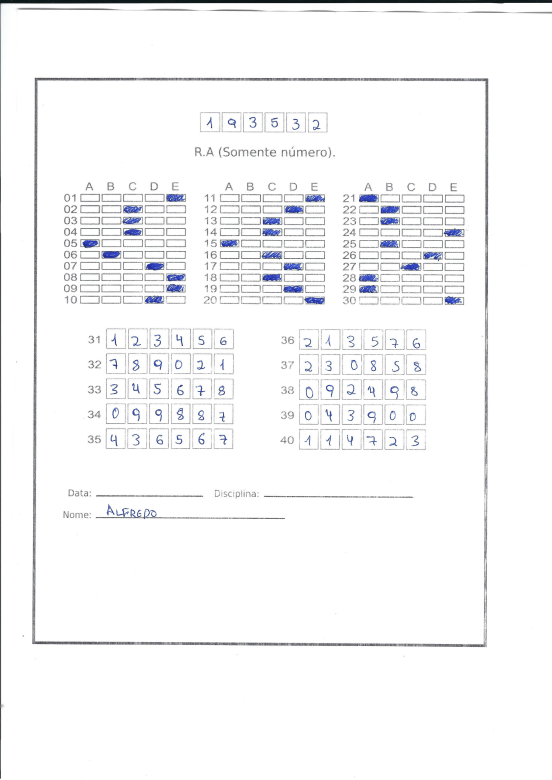
#> input picture NovaVersao/Teste.png, 1654 x 2339 px (shown at 1/3 size)
$ python -i ProcessImage.py   (imports and definitions only)
#> lines starting #> are read from the running program, lines starting #| are printed output that depends on the picture; after the words box and inside, x2 and y2 are one past the last pixel; in counts of white or black regions, pixels touching at a corner belong together
import cv2
import matplotlib.pyplot as plt


def findContours(image):

    img_gray = cv2.cvtColor(image, cv2.COLOR_RGB2GRAY)
    contours, hierarchy = cv2.findContours(~img_gray, cv2.RETR_TREE, cv2.CHAIN_APPROX_SIMPLE)
#> contours = 8750 contours, 8196 with area under 20; largest, box (x1, y1, x2, y2) and area: (95, 228, 1473, 1945) 2333920, (105, 243, 1455, 1933) 2251552, (1024, 650, 1414, 919) 79402, (613, 650, 982, 923) 76914, (192, 682, 561, 918) 64120
    return contours


def getBigRect(imageLoad):

    contours = findContours(imageLoad)
    templateRectangle = max(contours, key = cv2.contourArea)
#> templateRectangle = contour of 2819 points, box (x1, y1, x2, y2) (95, 228, 1473, 1945), area 2333920

    ## Stract the polygon points
    epsilonCurve = 0.01 * cv2.arcLength(templateRectangle, True)
#> epsilonCurve = 74.67
    polygonExternalPoints = cv2.approxPolyDP(templateRectangle, epsilonCurve, True)
#> polygonExternalPoints = [[1465, 234], [96, 235], [97, 1938], [1461, 1941]]

    x,y,w,h = cv2.boundingRect(polygonExternalPoints)
#> x = 96; y = 234; w = 1370; h = 1708
    bigRect = imageLoad[y:y+h, x:x+w]
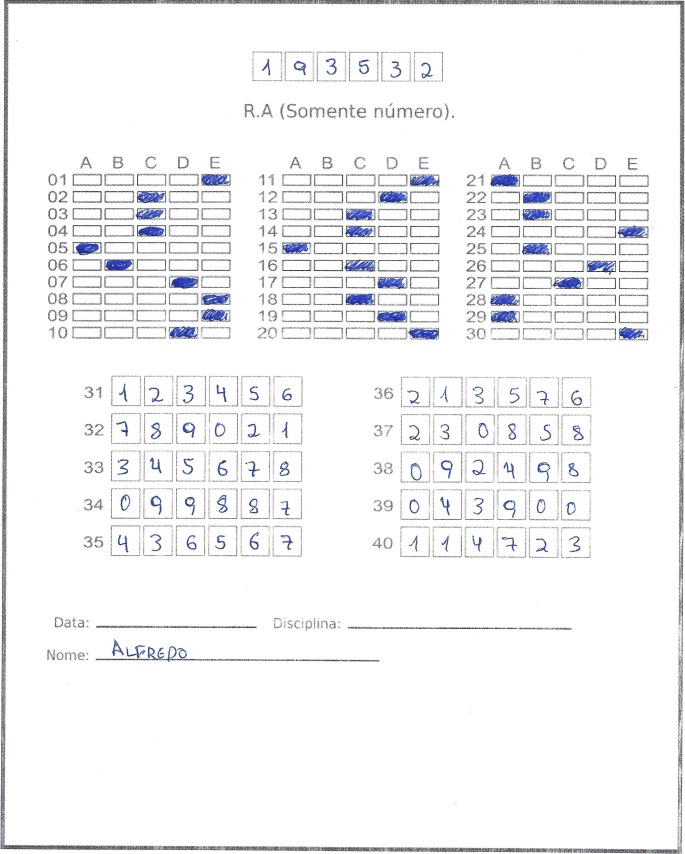
#> bigRect: shape (1708, 1370, 3) (shown at 1/2 size); mean R, G, B 243.2, 243.6, 245
    bigRect = cv2.resize(bigRect, (800, 1000))
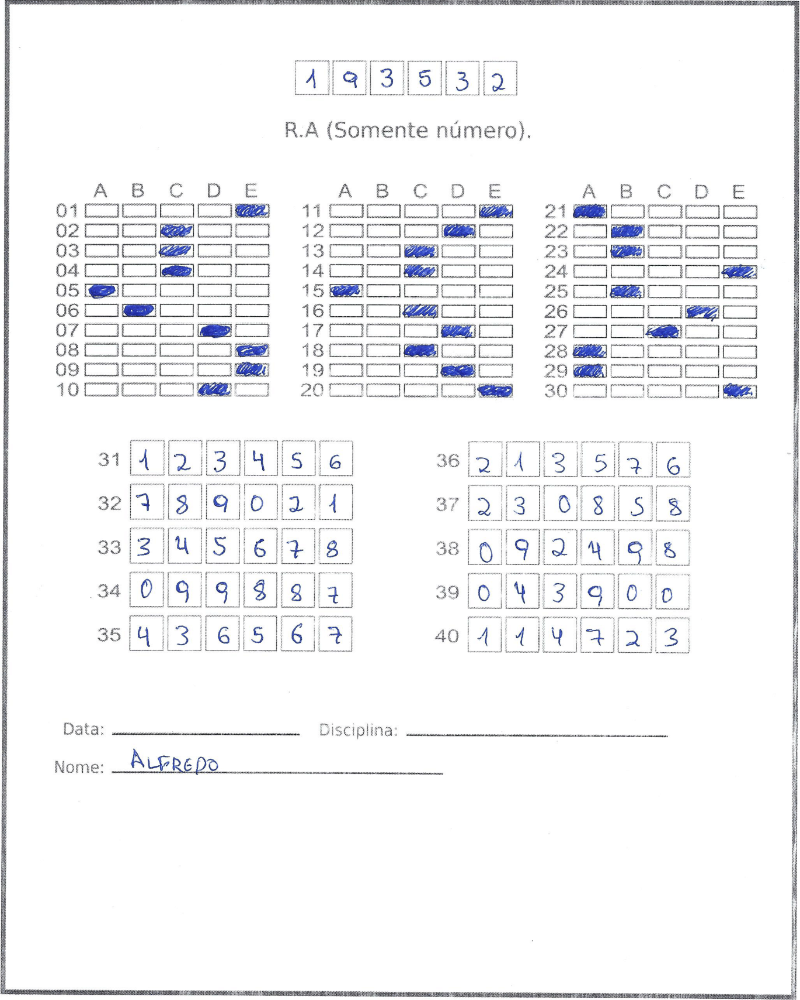
#> bigRect: shape (1000, 800, 3); mean R, G, B 243.1, 243.5, 245

    return bigRect


def cropImage(x, y, width, height, image):

    croppedImage = image[y:y + height, x:x + width]

    return croppedImage


def drawCrop(x, y, width, height, image):

    cv2.rectangle(image, (x, y), (x + width, y + height), (0,255,0), 2)
    showImage(image)


def showImage(image):

    plt.figure(num='Press Q for quit')
    plt.rcParams["keymap.quit"] = "q"
    plt.imshow(cv2.cvtColor(image, cv2.COLOR_BGR2RGB))
    figManager = plt.get_current_fig_manager()
    figManager.window.showMaximized()
    plt.show()

>>> import cv2
>>> picture = cv2.cvtColor(cv2.imread('../Teste.png'), cv2.COLOR_BGR2RGB)
>>> result = getBigRect(picture)
